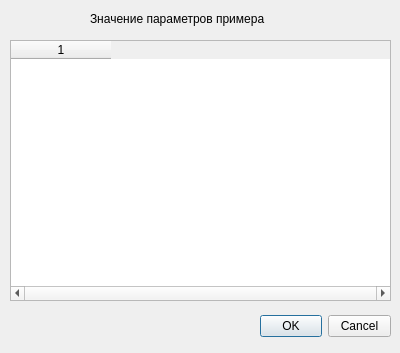
<?xml version="1.0" encoding="UTF-8"?>
<ui version="4.0">
 <class>GetExmpleDialog</class>
 <widget class="QDialog" name="GetExmpleDialog">
  <property name="geometry">
   <rect>
    <x>0</x>
    <y>0</y>
    <width>400</width>
    <height>353</height>
   </rect>
  </property>
  <property name="windowTitle">
   <string>Dialog</string>
  </property>
  <widget class="QDialogButtonBox" name="buttonBox">
   <property name="geometry">
    <rect>
     <x>260</x>
     <y>310</y>
     <width>131</width>
     <height>32</height>
    </rect>
   </property>
   <property name="orientation">
    <enum>Qt::Horizontal</enum>
   </property>
   <property name="standardButtons">
    <set>QDialogButtonBox::Cancel|QDialogButtonBox::Ok</set>
   </property>
  </widget>
  <widget class="QTableWidget" name="tableWidget">
   <property name="geometry">
    <rect>
     <x>10</x>
     <y>40</y>
     <width>381</width>
     <height>261</height>
    </rect>
   </property>
   <property name="verticalScrollBarPolicy">
    <enum>Qt::ScrollBarAsNeeded</enum>
   </property>
   <property name="horizontalScrollBarPolicy">
    <enum>Qt::ScrollBarAlwaysOn</enum>
   </property>
   <property name="columnCount">
    <number>1</number>
   </property>
   <column/>
  </widget>
  <widget class="QLabel" name="label">
   <property name="geometry">
    <rect>
     <x>90</x>
     <y>10</y>
     <width>221</width>
     <height>17</height>
    </rect>
   </property>
   <property name="text">
    <string>Значение параметров примера</string>
   </property>
  </widget>
 </widget>
 <resources/>
 <connections>
  <connection>
   <sender>buttonBox</sender>
   <signal>accepted()</signal>
   <receiver>GetExmpleDialog</receiver>
   <slot>accept()</slot>
   <hints>
    <hint type="sourcelabel">
     <x>248</x>
     <y>254</y>
    </hint>
    <hint type="destinationlabel">
     <x>157</x>
     <y>274</y>
    </hint>
   </hints>
  </connection>
  <connection>
   <sender>buttonBox</sender>
   <signal>rejected()</signal>
   <receiver>GetExmpleDialog</receiver>
   <slot>reject()</slot>
   <hints>
    <hint type="sourcelabel">
     <x>316</x>
     <y>260</y>
    </hint>
    <hint type="destinationlabel">
     <x>286</x>
     <y>274</y>
    </hint>
   </hints>
  </connection>
 </connections>
</ui>
